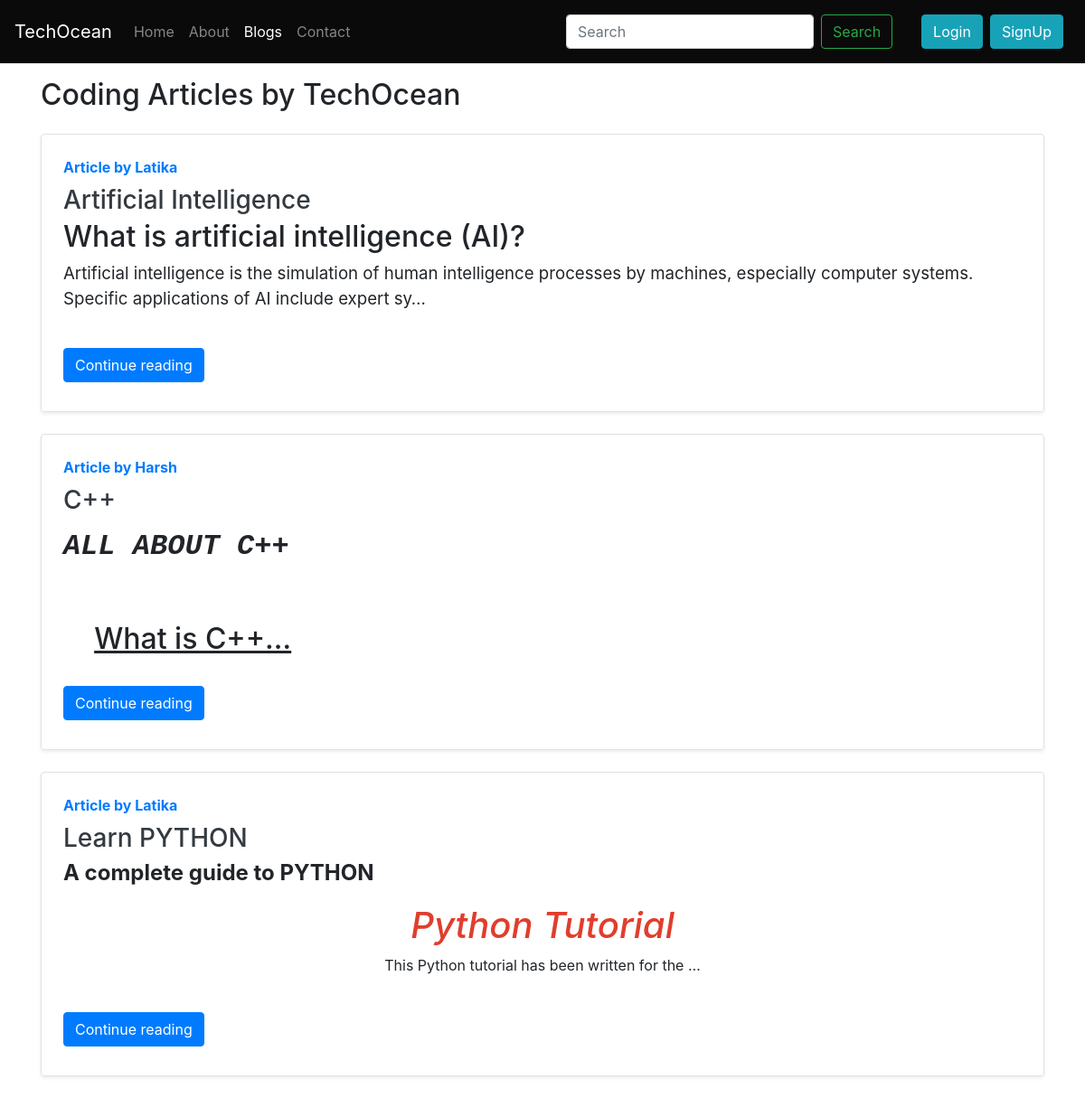
Screenshot of /blog/ with the database file from the repository.
### blog/models.py (models this page shows, shortened)
class Post(models.Model):
    sno=models.AutoField(primary_key=True)
    title=models.CharField(max_length=255)
    author=models.CharField(max_length=14)
    slug=models.CharField(max_length=130)
    views= models.IntegerField(default=0)
    timeStamp=models.DateTimeField(blank=True)
    content=models.TextField()

### blog/views.py (the view)
# urls.py: path('', views.blogHome, name="bloghome"),
def blogHome(request):
    allPosts= Post.objects.all()
    context={'allPosts': allPosts}
    return render(request, "blog/blogHome.html", context)

### templates/blog/bloghome.html (shortened to what this page needs)
{% extends 'base.html' %}
{% block blogactive %} active {% endblock blogactive %}
{% block body %}
<div class="container my-3">
     <h2>Coding Articles by TechOcean</h2>
    {% for post in allPosts  %}
    <div class="row no-gutters border rounded overflow-hidden flex-md-row mb-4 shadow-sm h-md-250 my-4 position-relative">
        <div class="col p-4 d-flex flex-column position-static">
            <strong class="d-inline-block mb-2 text-primary">Article  by {{post.author}}</strong>
            <h3 class="mb-0"><a class="text-dark" href="/blog/{{post.slug}}">{{post.title}} </a> </h3>
            <p class="card-text mb-auto"> <div class="preview">{{post.content|safe|truncatechars:300}} </div></p>
            <div class="my-2">
            	<a href="/blog/{{post.slug}}" role="button" class="btn btn-primary">Continue reading</a>
            </div>
        </div>
    </div>
        {% endfor %}
</div>
 {% endblock %}

### static/styles.css (style rules this page uses)
body { background-color: cyan; }

### rows the page displays
Post: author "Latika", title "Artificial Intelligence", content "What is artificial intelligence (AI)? Artificial intelligence is the simulation of human intelligence processes by machines, especially computer systems. Specific applications of AI include expert sy…"
Post: author "Harsh", title "C++", content "ALL ABOUT C++ What is C++…"
Post: author "Latika", title "Learn PYTHON", content "A complete guide to PYTHON Python Tutorial This Python tutorial has been written for the …"
